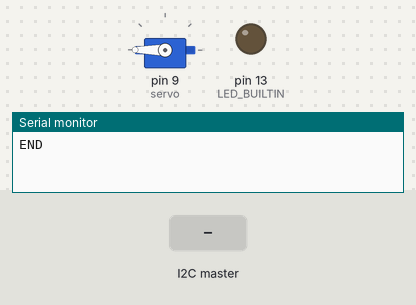
The sketch below on a simulated Arduino Uno, built with avr-gcc and run on an emulated ATmega328P. Parts: servo, output pins drawn as LEDs (lit = HIGH), the last lines printed to the serial monitor. Inputs (shaded band) come from the test bench.

Above: at 1.2 s.
1.3 s: the I2C master sends the byte 1
At 2.16 s:
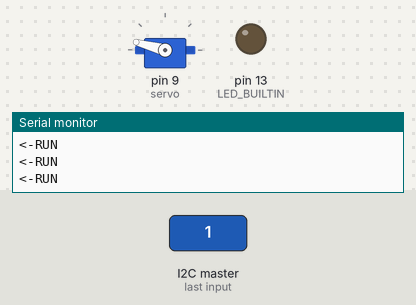
At 4.2 s:
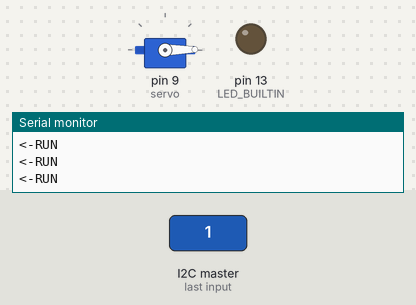
4.3 s: the I2C master sends the byte 0
At 5.28 s:
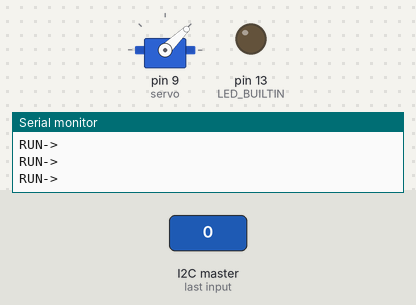
Timing chart, 0 to 8.2 s (numbered marks = the images above; inputs shaded):
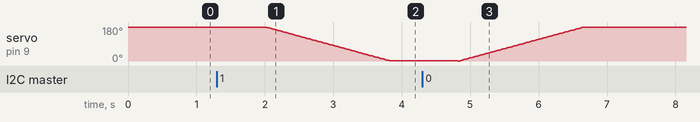

Measured:
- after the input at 1.3 s, servo on pin 9 (servo): moves from 180° to 1° over 1.8 s, starting after 0.71 s

The sketch:

ServoArduino.ino
```cpp
#include <Wire.h>
#include <Servo.h>
Servo servo;
int angle = 180;

void setup() {
 pinMode(LED_BUILTIN, OUTPUT);
 Wire.begin(8);
 Wire.onReceive(receiveEvent);
 Wire.onRequest(requestEvent);
 Serial.begin(115200);
  servo.attach(9);
  servo.write(angle);
}
byte arr[] = {110, 0};

void loop() {
  if(arr[0] == 0){
  for(int angle = 0; angle < 180; angle++)
  {
    servo.write(angle);
    delay(10);
    Serial.println("RUN->");
  }
  arr[0] = 2;
  }
  if(arr[0] == 1){
  for(int angle = 180; angle > 0; angle--)
  {
    servo.write(angle);
    delay(10);
    Serial.println("<-RUN");
  }
  arr[0] = 2;
  }
 delay(1000);
 Serial.println("END");


}

void receiveEvent(int howMany) {
  int counter = 0;
  while (0 < Wire.available()) {

    byte c = Wire.read();
    arr[0] = c;
    counter++;
  }
 Serial.println(arr[0]);
 Serial.println(arr[1]);

}
int x = 90;
void requestEvent() {

 Wire.write(byte(x));
 x++;
}
```
